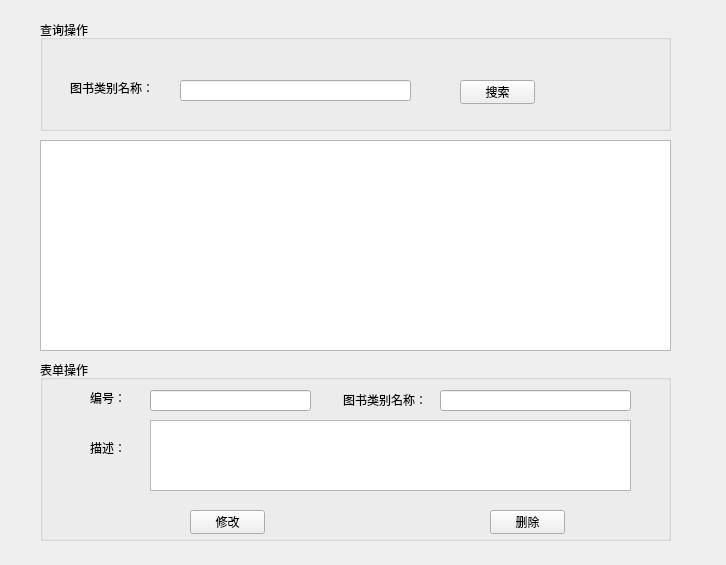
<?xml version="1.0" encoding="UTF-8"?>
<ui version="4.0">
 <class>Form</class>
 <widget class="QWidget" name="Form">
  <property name="geometry">
   <rect>
    <x>0</x>
    <y>0</y>
    <width>726</width>
    <height>565</height>
   </rect>
  </property>
  <property name="windowTitle">
   <string>图书类别信息维护</string>
  </property>
  <widget class="QGroupBox" name="groupBox">
   <property name="geometry">
    <rect>
     <x>40</x>
     <y>20</y>
     <width>631</width>
     <height>111</height>
    </rect>
   </property>
   <property name="title">
    <string>查询操作</string>
   </property>
   <widget class="QLabel" name="label">
    <property name="geometry">
     <rect>
      <x>30</x>
      <y>60</y>
      <width>91</width>
      <height>16</height>
     </rect>
    </property>
    <property name="text">
     <string>图书类别名称：</string>
    </property>
   </widget>
   <widget class="QLineEdit" name="s_bookTypeNameinput">
    <property name="geometry">
     <rect>
      <x>140</x>
      <y>60</y>
      <width>231</width>
      <height>21</height>
     </rect>
    </property>
   </widget>
   <widget class="QPushButton" name="searchBtn">
    <property name="geometry">
     <rect>
      <x>420</x>
      <y>60</y>
      <width>75</width>
      <height>24</height>
     </rect>
    </property>
    <property name="text">
     <string>搜索</string>
    </property>
    <property name="icon">
     <iconset>
      <normaloff>../images/search.png</normaloff>../images/search.png</iconset>
    </property>
   </widget>
  </widget>
  <widget class="QTableWidget" name="bookTypeTable">
   <property name="geometry">
    <rect>
     <x>40</x>
     <y>140</y>
     <width>631</width>
     <height>211</height>
    </rect>
   </property>
  </widget>
  <widget class="QGroupBox" name="groupBox_2">
   <property name="geometry">
    <rect>
     <x>40</x>
     <y>360</y>
     <width>631</width>
     <height>181</height>
    </rect>
   </property>
   <property name="title">
    <string>表单操作</string>
   </property>
   <widget class="QLabel" name="label_2">
    <property name="geometry">
     <rect>
      <x>50</x>
      <y>30</y>
      <width>54</width>
      <height>16</height>
     </rect>
    </property>
    <property name="text">
     <string>编号：</string>
    </property>
   </widget>
   <widget class="QLabel" name="label_3">
    <property name="geometry">
     <rect>
      <x>50</x>
      <y>80</y>
      <width>54</width>
      <height>16</height>
     </rect>
    </property>
    <property name="text">
     <string>描述：</string>
    </property>
   </widget>
   <widget class="QLabel" name="label_4">
    <property name="geometry">
     <rect>
      <x>303</x>
      <y>30</y>
      <width>81</width>
      <height>20</height>
     </rect>
    </property>
    <property name="text">
     <string>图书类别名称：</string>
    </property>
   </widget>
   <widget class="QLineEdit" name="idinput">
    <property name="geometry">
     <rect>
      <x>110</x>
      <y>30</y>
      <width>161</width>
      <height>21</height>
     </rect>
    </property>
   </widget>
   <widget class="QLineEdit" name="lineEdit_3">
    <property name="geometry">
     <rect>
      <x>400</x>
      <y>30</y>
      <width>191</width>
      <height>21</height>
     </rect>
    </property>
   </widget>
   <widget class="QPlainTextEdit" name="plainTextEdit">
    <property name="geometry">
     <rect>
      <x>110</x>
      <y>60</y>
      <width>481</width>
      <height>71</height>
     </rect>
    </property>
   </widget>
   <widget class="QPushButton" name="booktypemodifybtn">
    <property name="geometry">
     <rect>
      <x>150</x>
      <y>150</y>
      <width>75</width>
      <height>24</height>
     </rect>
    </property>
    <property name="text">
     <string>修改</string>
    </property>
    <property name="icon">
     <iconset>
      <normaloff>../images/modify.png</normaloff>../images/modify.png</iconset>
    </property>
   </widget>
   <widget class="QPushButton" name="booktypedelbtn">
    <property name="geometry">
     <rect>
      <x>450</x>
      <y>150</y>
      <width>75</width>
      <height>24</height>
     </rect>
    </property>
    <property name="text">
     <string>删除</string>
    </property>
    <property name="icon">
     <iconset>
      <normaloff>../images/delete.png</normaloff>../images/delete.png</iconset>
    </property>
   </widget>
  </widget>
 </widget>
 <resources/>
 <connections/>
</ui>
